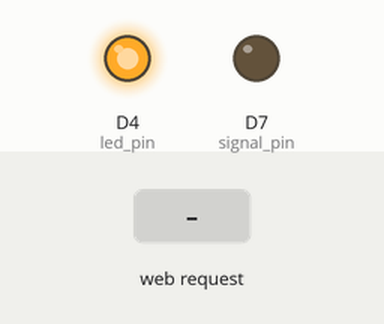
This sketch was run on a simulated ESP8266 (NodeMCU). On the bench: output pins drawn as LEDs (lit = HIGH). The test bench sets the inputs (shaded band). WiFi joins after 1.5 s; servers stay silent unless stated; what the sketch prints to the serial monitor is not drawn.

Above: at 2.7 s.
2.8 s: HTTP request GET /on received
At 3.7 s:
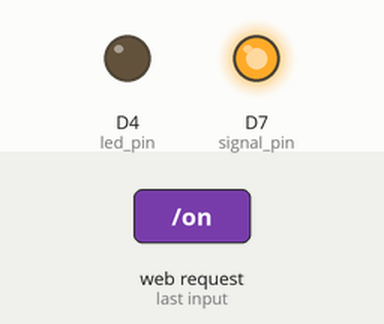
At 4.59 s:
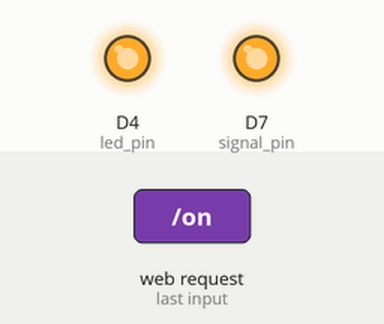
6.7 s: HTTP request GET /off received
At 7.4 s:
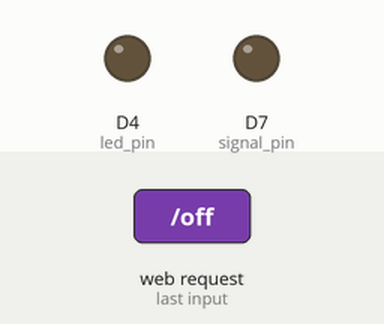
Timing chart, 0 to 16.6 s (numbered marks = the images above; inputs shaded):
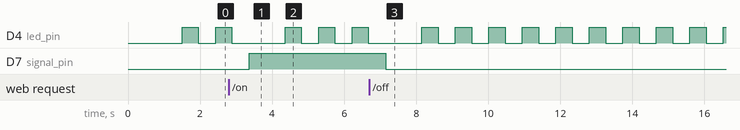

The sketch:

esp8266wifiOTA.ino
```cpp
#include <ESP8266WiFi.h>
#include <ESP8266mDNS.h>
#include <WiFiUdp.h>
#include <ArduinoOTA.h>
#include <Wire.h>
#include <ESP8266WebServer.h>

const char* ssid = "HC";
const char* password = "sunnysunny";
const char* host = "ESP-OTA";

#define led_pin BUILTIN_LED
#define signal_pin 13
#define blu_pin D4
#define beat 450
IPAddress ip(10, 3, 0, 85); //Node static IP
IPAddress gateway(192, 168, 1, 1);
IPAddress subnet(10, 3, 0, 254);

ESP8266WebServer server(80);
String page = "";

void setup() {
  Serial.begin(57600);

  pinMode(led_pin, OUTPUT);
  pinMode(signal_pin, OUTPUT);

  Serial.println("");
  Serial.println("Booting");
  WiFi.mode(WIFI_STA);

  WiFi.begin(ssid, password);
  WiFi.config(ip, gateway, subnet);
  while (WiFi.waitForConnectResult() != WL_CONNECTED) {
    WiFi.begin(ssid, password);
    Serial.println("Retrying connection…");
    delay(5);
  }
  ArduinoOTA.setHostname(host);
  ArduinoOTA.onStart([]() { // switch off all the PWMs during upgrade
    analogWrite(led_pin, 0);
  });

  ArduinoOTA.onEnd([]() { // do a fancy thing with our board led at end
    for (int i = 0; i < 80; i++)
    {
      digitalWrite(led_pin, HIGH);
      delay(i * 2);
      digitalWrite(led_pin, LOW);
      delay(i * 2);
    }
    ESP.restart();
  });

  ArduinoOTA.onError([](ota_error_t error) {
    ESP.restart();
  });

  /* setup the OTA server */
  ArduinoOTA.begin();
  Serial.println("Ready");
  Serial.print("IP address: ");
  Serial.println(WiFi.localIP());
  Serial.println("Now Online!");

  page = "<h1>Simple NodeMCU Web Server</h1><p><a href=\"LEDOn\"><button>ON</button></a>&nbsp;<a href=\"LEDOff\"><button>OFF</button></a></p>";
  server.on("/", [](){
    server.send(200, "text/html", page);
  });
  server.on("/on", [](){
    server.send(200, "text/html", page);
    digitalWrite(signal_pin, HIGH);
    delay(1000);
  });
  server.on("/off", [](){
    server.send(200, "text/html", page);
    digitalWrite(signal_pin, LOW);
    delay(1000);
  });
}

void loop() {
  float power = WiFi.RSSI();
  analogWrite(blu_pin, power);
  ArduinoOTA.handle();
  server.handleClient();
  heartbeat();
  delay(30);
}

void heartbeat() {
  digitalWrite(led_pin, HIGH);
  delay(beat);
  digitalWrite(led_pin, LOW);
  delay(beat);
}
```

Measured:
- after the input at 2.8 s, D7 (signal_pin): LOW → HIGH after 0.57 s
- after the input at 6.7 s, D7 (signal_pin): HIGH → LOW after 0.46 s
- by itself, D4 (led_pin): alternates HIGH for 0.45 s and LOW for 0.48 s
